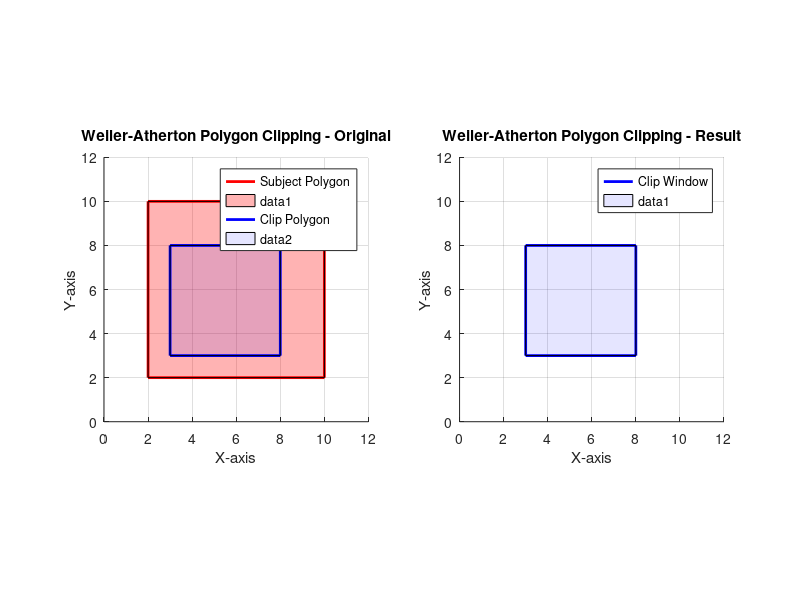

The MATLAB source for this figure:
clc; clear; close all;

XMIN = 3; YMIN = 3; XMAX = 8; YMAX = 8;

SUBJECT = [2, 2; 10, 2; 10, 10; 2, 10; 2, 2];
CLIP = [XMIN, YMIN; XMAX, YMIN; XMAX, YMAX; XMIN, YMAX; XMIN, YMIN];

function [INTERSECTIONS, PARAM1, PARAM2] = find_intersections(SUBJ, CLIP)
    INTERSECTIONS = [];
    PARAM1 = [];
    PARAM2 = [];
    
    for I = 1:size(SUBJ, 1)-1
        A1 = SUBJ(I, :);
        A2 = SUBJ(I+1, :);
        
        for J = 1:size(CLIP, 1)-1
            B1 = CLIP(J, :);
            B2 = CLIP(J+1, :);
            
            % Line intersection calculation
            DENOM = (B2(2) - B1(2))*(A2(1) - A1(1)) - (B2(1) - B1(1))*(A2(2) - A1(2));
            
            if abs(DENOM) < 1e-10
                continue;
            end
            
            UA = ((B2(1) - B1(1))*(A1(2) - B1(2)) - (B2(2) - B1(2))*(A1(1) - B1(1))) / DENOM;
            UB = ((A2(1) - A1(1))*(A1(2) - B1(2)) - (A2(2) - A1(2))*(A1(1) - B1(1))) / DENOM;
            
            if UA >= 0 && UA <= 1 && UB >= 0 && UB <= 1
                X = A1(1) + UA * (A2(1) - A1(1));
                Y = A1(2) + UA * (A2(2) - A1(2));
                INTERSECTIONS = [INTERSECTIONS; X, Y];
                PARAM1 = [PARAM1; I, UA];
                PARAM2 = [PARAM2; J, UB];
            end
        end
    end
end

function INSIDE = point_inside_polygon(POINT, POLY)
    INSIDE = false;
    N = size(POLY, 1) - 1;
    
    for I = 1:N
        J = mod(I, N) + 1;
        if ((POLY(I, 2) > POINT(2)) ~= (POLY(J, 2) > POINT(2))) && ...
           (POINT(1) < (POLY(J, 1) - POLY(I, 1)) * (POINT(2) - POLY(I, 2)) / ...
           (POLY(J, 2) - POLY(I, 2)) + POLY(I, 1))
            INSIDE = ~INSIDE;
        end
    end
end

function RESULT = weiler_atherton_clip(SUBJECT, CLIP)
    RESULT = [];
    
    % Find intersections
    [INTERSECTIONS, ~, ~] = find_intersections(SUBJECT, CLIP);
    
    if isempty(INTERSECTIONS)
        % Check if subject is completely inside clip
        if point_inside_polygon(SUBJECT(1, :), CLIP)
            RESULT = SUBJECT;
        end
        return;
    end
    
    % Simple approximation: return intersection points and inside vertices
    INSIDE_PTS = [];
    for I = 1:size(SUBJECT, 1)-1
        if point_inside_polygon(SUBJECT(I, :), CLIP)
            INSIDE_PTS = [INSIDE_PTS; SUBJECT(I, :)];
        end
    end
    
    RESULT = [INSIDE_PTS; INTERSECTIONS];
    
    % Sort points angularly around center for proper polygon formation
    if ~isempty(RESULT)
        CENTER = mean(RESULT, 1);
        ANGLES = atan2(RESULT(:, 2) - CENTER(2), RESULT(:, 1) - CENTER(1));
        [~, IDX] = sort(ANGLES);
        RESULT = RESULT(IDX, :);
        RESULT = [RESULT; RESULT(1, :)];
    end
end

figure('Position', [100, 100, 1200, 500]);

subplot(1, 2, 1);
hold on; grid on; axis equal;
title('Weiler-Atherton: Before Clipping');
xlabel('X-axis'); ylabel('Y-axis');

% Draw polygons
plot(SUBJECT(:, 1), SUBJECT(:, 2), 'r-', 'LineWidth', 2, 'DisplayName', 'Subject Polygon');
fill(SUBJECT(:, 1), SUBJECT(:, 2), 'r', 'FaceAlpha', 0.3);

plot(CLIP(:, 1), CLIP(:, 2), 'b-', 'LineWidth', 2, 'DisplayName', 'Clip Polygon');
fill(CLIP(:, 1), CLIP(:, 2), 'b', 'FaceAlpha', 0.1);

% Find and plot intersections
[INTERSECTIONS, ~, ~] = find_intersections(SUBJECT, CLIP);
if ~isempty(INTERSECTIONS)
    plot(INTERSECTIONS(:, 1), INTERSECTIONS(:, 2), 'ko', 'MarkerSize', 8, 'MarkerFaceColor', 'k', 'DisplayName', 'Intersections');
end

xlim([0, 12]); ylim([0, 12]);
legend('Location', 'best');
title('Weiler-Atherton Polygon Clipping - Original');

subplot(1, 2, 2);
hold on; grid on; axis equal;
title('Weiler-Atherton: After Clipping');
xlabel('X-axis'); ylabel('Y-axis');

% Draw clip window
plot(CLIP(:, 1), CLIP(:, 2), 'b-', 'LineWidth', 2, 'DisplayName', 'Clip Window');
fill(CLIP(:, 1), CLIP(:, 2), 'b', 'FaceAlpha', 0.1);

% Perform clipping
RESULT = weiler_atherton_clip(SUBJECT, CLIP);

if ~isempty(RESULT) && size(RESULT, 1) > 2
    plot(RESULT(:, 1), RESULT(:, 2), 'g-', 'LineWidth', 2.5, 'DisplayName', 'Clipped Polygon');
    fill(RESULT(:, 1), RESULT(:, 2), 'g', 'FaceAlpha', 0.5);
    
    % Plot vertices
    plot(RESULT(:, 1), RESULT(:, 2), 'go', 'MarkerSize', 6, 'MarkerFaceColor', 'g');
end

xlim([0, 12]); ylim([0, 12]);
legend('Location', 'best');
title('Weiler-Atherton Polygon Clipping - Result');

% Display information
fprintf('=== Weiler-Atherton Polygon Clipping Results ===\n');
fprintf('Clip Window: [%d, %d] to [%d, %d]\n', XMIN, YMIN, XMAX, YMAX);
fprintf('Subject Polygon vertices: %d\n', size(SUBJECT, 1)-1);
fprintf('Clip Polygon vertices: %d\n', size(CLIP, 1)-1);

[INTERSECTIONS, ~, ~] = find_intersections(SUBJECT, CLIP);
fprintf('Intersection points found: %d\n', size(INTERSECTIONS, 1));

if ~isempty(RESULT) && size(RESULT, 1) > 2
    fprintf('Clipped polygon vertices: %d\n', size(RESULT, 1)-1);
    fprintf('Clipped polygon area: %.2f square units\n', polyarea(RESULT(:, 1), RESULT(:, 2)));
else
    fprintf('No visible polygon after clipping\n');
end
